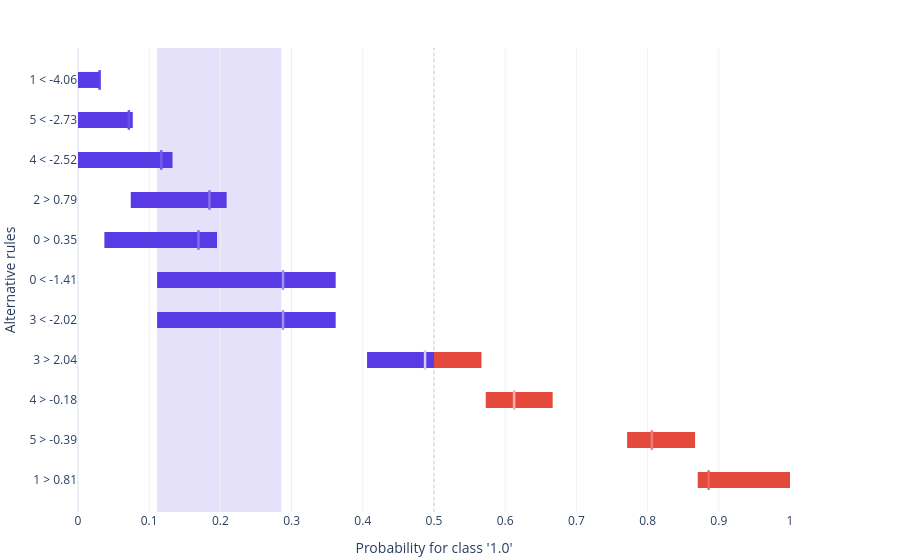

Write notebook code for a chart like this one.
### Code cell
# Default view: absolute prediction per scenario, uncertainty intervals shown
alternatives[0].plot(
    style="plotly.local.alternative_bars",
    show=True,
);

### Figure 1 — Plotly figure (JSON) as saved in the notebook; plotly's stock layout.template omitted (floating-point values rounded to 4 significant figures)
{"data": [{"base": [0.0, 0.0, 0.0, 0.07407, 0.03704, 0.1111, 0.1111, 0.406], "hovertemplate": "%{hovertext}<extra></extra>", "hovertext": ["<b>Alternative 1</b><br>Rule: 1 < -4.06<br>Feature(s): 1<br>Current value(s): 0.3484325300667137<br><br>Alt prediction: 0.0303<br>Prediction delta: -0.2129<br>Base prediction: 0.2432<br>Interval: [0, 0.03125]<br>Interval width: 0.03125", "<b>Alternative 2</b><br>Rule: 5 < -2.73<br>Feature(s): 5<br>Current value(s): -0.7458731013151991<br><br>Alt prediction: 0.07143<br>Prediction delta: -0.1718<br>Base prediction: 0.2432<br>Interval: [0, 0.07692]<br>Interval width: 0.07692", "<b>Alternative 3</b><br>Rule: 4 < -2.52<br>Feature(s): 4<br>Current value(s): -0.8660275252972403<br><br>Alt prediction: 0.117<br>Prediction delta: -0.1262<br>Base prediction: 0.2432<br>Interval: [0, 0.1328]<br>Interval width: 0.1328", "<b>Alternative 4</b><br>Rule: 2 > 0.79<br>Feature(s): 2<br>Current value(s): 0.33768699807813884<br><br>Alt prediction: 0.1846<br>Prediction delta: -0.05863<br>Base prediction: 0.2432<br>Interval: [0.07407, 0.2088]<br>Interval width: 0.1347", "<b>Alternative 5</b><br>Rule: 0 > 0.35<br>Feature(s): 0<br>Current value(s): -0.6571144775405775<br><br>Alt prediction: 0.1692<br>Prediction delta: -0.07401<br>Base prediction: 0.2432<br>Interval: [0.03704, 0.1953]<br>Interval width: 0.1582", "<b>Alternative 6</b><br>Rule: 0 < -1.41<br>Feature(s): 0<br>Current value(s): -0.6571144775405775<br><br>Alt prediction: 0.288<br>Prediction delta: +0.04473<br>Base prediction: 0.2432<br>Interval: [0.1111, 0.3619]<br>Interval width: 0.2508", "<b>Alternative 7</b><br>Rule: 3 < -2.02<br>Feature(s): 3<br>Current value(s): -1.046985962136892<br><br>Alt prediction: 0.288<br>Prediction delta: +0.04473<br>Base prediction: 0.2432<br>Interval: [0.1111, 0.3619]<br>Interval width: 0.2508", "<b>Alternative 8</b><br>Rule: 3 > 2.04<br>Feature(s): 3<br>Current value(s): -1.046985962136892<br><br>Alt prediction: 0.4875<br>Prediction delta: +0.2442<br>Base prediction: 0.2432<br>Interval: [0.406, 0.5667]<br>Interval width: 0.1607"], "marker": {"color": "#583be5", "line": {"width": 0}}, "name": "interval", "orientation": "h", "showlegend": false, "type": "bar", "width": 0.4, "x": [0.03125, 0.07692, 0.1328, 0.1347, 0.1582, 0.2508, 0.2508, 0.09402], "y": ["1 < -4.06", "5 < -2.73", "4 < -2.52", "2 > 0.79", "0 > 0.35", "0 < -1.41", "3 < -2.02", "3 > 2.04"]}, {"base": [0.5, 0.5726, 0.7712, 0.8704], "hovertemplate": "%{hovertext}<extra></extra>", "hovertext": ["<b>Alternative 8</b><br>Rule: 3 > 2.04<br>Feature(s): 3<br>Current value(s): -1.046985962136892<br><br>Alt prediction: 0.4875<br>Prediction delta: +0.2442<br>Base prediction: 0.2432<br>Interval: [0.406, 0.5667]<br>Interval width: 0.1607", "<b>Alternative 9</b><br>Rule: 4 > -0.18<br>Feature(s): 4<br>Current value(s): -0.8660275252972403<br><br>Alt prediction: 0.6126<br>Prediction delta: +0.3693<br>Base prediction: 0.2432<br>Interval: [0.5726, 0.6667]<br>Interval width: 0.09402", "<b>Alternative 10</b><br>Rule: 5 > -0.39<br>Feature(s): 5<br>Current value(s): -0.7458731013151991<br><br>Alt prediction: 0.806<br>Prediction delta: +0.5627<br>Base prediction: 0.2432<br>Interval: [0.7712, 0.8667]<br>Interval width: 0.09544", "<b>Alternative 11</b><br>Rule: 1 > 0.81<br>Feature(s): 1<br>Current value(s): 0.3484325300667137<br><br>Alt prediction: 0.8857<br>Prediction delta: +0.6425<br>Base prediction: 0.2432<br>Interval: [0.8704, 1]<br>Interval width: 0.1296"], "marker": {"color": "#e5493b", "line": {"width": 0}}, "name": "interval", "orientation": "h", "showlegend": false, "type": "bar", "width": 0.4, "x": [0.06667, 0.09402, 0.09544, 0.1296], "y": ["3 > 2.04", "4 > -0.18", "5 > -0.39", "1 > 0.81"]}, {"hovertemplate": "%{hovertext}<extra></extra>", "hovertext": ["<b>Alternative 1</b><br>Rule: 1 < -4.06<br>Feature(s): 1<br>Current value(s): 0.3484325300667137<br><br>Alt prediction: 0.0303<br>Prediction delta: -0.2129<br>Base prediction: 0.2432<br>Interval: [0, 0.03125]<br>Interval width: 0.03125", "<b>Alternative 2</b><br>Rule: 5 < -2.73<br>Feature(s): 5<br>Current value(s): -0.7458731013151991<br><br>Alt prediction: 0.07143<br>Prediction delta: -0.1718<br>Base prediction: 0.2432<br>Interval: [0, 0.07692]<br>Interval width: 0.07692", "<b>Alternative 3</b><br>Rule: 4 < -2.52<br>Feature(s): 4<br>Current value(s): -0.8660275252972403<br><br>Alt prediction: 0.117<br>Prediction delta: -0.1262<br>Base prediction: 0.2432<br>Interval: [0, 0.1328]<br>Interval width: 0.1328", "<b>Alternative 4</b><br>Rule: 2 > 0.79<br>Feature(s): 2<br>Current value(s): 0.33768699807813884<br><br>Alt prediction: 0.1846<br>Prediction delta: -0.05863<br>Base prediction: 0.2432<br>Interval: [0.07407, 0.2088]<br>Interval width: 0.1347", "<b>Alternative 5</b><br>Rule: 0 > 0.35<br>Feature(s): 0<br>Current value(s): -0.6571144775405775<br><br>Alt prediction: 0.1692<br>Prediction delta: -0.07401<br>Base prediction: 0.2432<br>Interval: [0.03704, 0.1953]<br>Interval width: 0.1582", "<b>Alternative 6</b><br>Rule: 0 < -1.41<br>Feature(s): 0<br>Current value(s): -0.6571144775405775<br><br>Alt prediction: 0.288<br>Prediction delta: +0.04473<br>Base prediction: 0.2432<br>Interval: [0.1111, 0.3619]<br>Interval width: 0.2508", "<b>Alternative 7</b><br>Rule: 3 < -2.02<br>Feature(s): 3<br>Current value(s): -1.046985962136892<br><br>Alt prediction: 0.288<br>Prediction delta: +0.04473<br>Base prediction: 0.2432<br>Interval: [0.1111, 0.3619]<br>Interval width: 0.2508", "<b>Alternative 8</b><br>Rule: 3 > 2.04<br>Feature(s): 3<br>Current value(s): -1.046985962136892<br><br>Alt prediction: 0.4875<br>Prediction delta: +0.2442<br>Base prediction: 0.2432<br>Interval: [0.406, 0.5667]<br>Interval width: 0.1607", "<b>Alternative 9</b><br>Rule: 4 > -0.18<br>Feature(s): 4<br>Current value(s): -0.8660275252972403<br><br>Alt prediction: 0.6126<br>Prediction delta: +0.3693<br>Base prediction: 0.2432<br>Interval: [0.5726, 0.6667]<br>Interval width: 0.09402", "<b>Alternative 10</b><br>Rule: 5 > -0.39<br>Feature(s): 5<br>Current value(s): -0.7458731013151991<br><br>Alt prediction: 0.806<br>Prediction delta: +0.5627<br>Base prediction: 0.2432<br>Interval: [0.7712, 0.8667]<br>Interval width: 0.09544", "<b>Alternative 11</b><br>Rule: 1 > 0.81<br>Feature(s): 1<br>Current value(s): 0.3484325300667137<br><br>Alt prediction: 0.8857<br>Prediction delta: +0.6425<br>Base prediction: 0.2432<br>Interval: [0.8704, 1]<br>Interval width: 0.1296"], "marker": {"color": ["#5e42e6", "#684ee8", "#745cea", "#8570ec", "#816bec", "#9f8ff0", "#9f8ff0", "#d2caf8", "#f4b2ac", "#ed7d73", "#e9675b"], "line": {"color": ["#5e42e6", "#684ee8", "#745cea", "#8570ec", "#816bec", "#9f8ff0", "#9f8ff0", "#d2caf8", "#f4b2ac", "#ed7d73", "#e9675b"], "width": 2.5}, "size": 14, "symbol": "line-ns-open"}, "mode": "markers", "name": "prediction", "showlegend": false, "type": "scatter", "x": [0.0303, 0.07143, 0.117, 0.1846, 0.1692, 0.288, 0.288, 0.4875, 0.6126, 0.806, 0.8857], "y": ["1 < -4.06", "5 < -2.73", "4 < -2.52", "2 > 0.79", "0 > 0.35", "0 < -1.41", "3 < -2.02", "3 > 2.04", "4 > -0.18", "5 > -0.39", "1 > 0.81"]}], "layout": {"autosize": true, "barmode": "overlay", "margin": {"b": 48, "l": 5, "r": 110, "t": 48}, "shapes": [{"fillcolor": "#e6e1fb", "layer": "below", "line": {"width": 0}, "type": "rect", "x0": 0.1111, "x1": 0.2857, "xref": "x", "y0": 0, "y1": 1, "yref": "y domain"}, {"line": {"color": "rgba(100,116,139,0.3)", "dash": "dot", "width": 1}, "type": "line", "x0": 0.5, "x1": 0.5, "xref": "x", "y0": 0, "y1": 1, "yref": "y domain"}], "showlegend": false, "title": {"text": ""}, "xaxis": {"range": [0.0, 1.0], "tickvals": [0.0, 0.1, 0.2, 0.3, 0.4, 0.5, 0.6, 0.7, 0.8, 0.9, 1.0], "title": {"text": "Probability for class '1.0'"}}, "yaxis": {"automargin": true, "autorange": "reversed", "showticklabels": true, "title": {"text": "Alternative rules"}}, "yaxis2": {"overlaying": "y", "range": [10.5, -0.5], "showgrid": false, "showline": false, "side": "right", "tickmode": "array", "ticks": "", "ticktext": ["0.3484325300667137", "-0.7458731013151991", "-0.8660275252972403", "0.33768699807813884", "-0.6571144775405775", "-0.6571144775405775", "-1.046985962136892", "-1.046985962136892", "-0.8660275252972403", "-0.7458731013151991", "0.3484325300667137"], "tickvals": [0, 1, 2, 3, 4, 5, 6, 7, 8, 9, 10], "title": {"font": {"size": 11}, "text": "Instance values"}, "zeroline": false}}}
